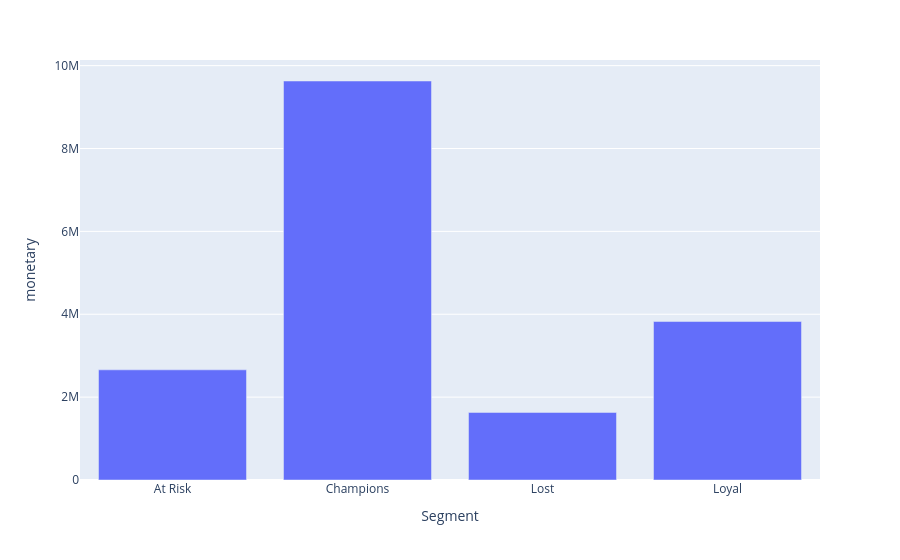

The notebook cell this image was saved under:
### Code cell
px.bar(revenue_per_segment, 'Segment', 'monetary')

### Figure 1 — Plotly figure (JSON) as saved in the notebook; plotly's stock layout.template omitted (floating-point values rounded to 4 significant figures)
{"data": [{"alignmentgroup": "True", "hovertemplate": "Segment=%{x}<br>monetary=%{y}<extra></extra>", "legendgroup": "", "marker": {"color": "#636efa", "pattern": {"shape": ""}}, "name": "", "offsetgroup": "", "orientation": "v", "showlegend": false, "textposition": "auto", "type": "bar", "x": ["At Risk", "Champions", "Lost", "Loyal"], "xaxis": "x", "y": [2659000.0, 9629000.0, 1631000.0, 3825000.0], "yaxis": "y"}], "layout": {"barmode": "relative", "legend": {"tracegroupgap": 0}, "margin": {"t": 60}, "xaxis": {"anchor": "y", "domain": [0, 1], "title": {"text": "Segment"}}, "yaxis": {"anchor": "x", "domain": [0, 1], "title": {"text": "monetary"}}}}
